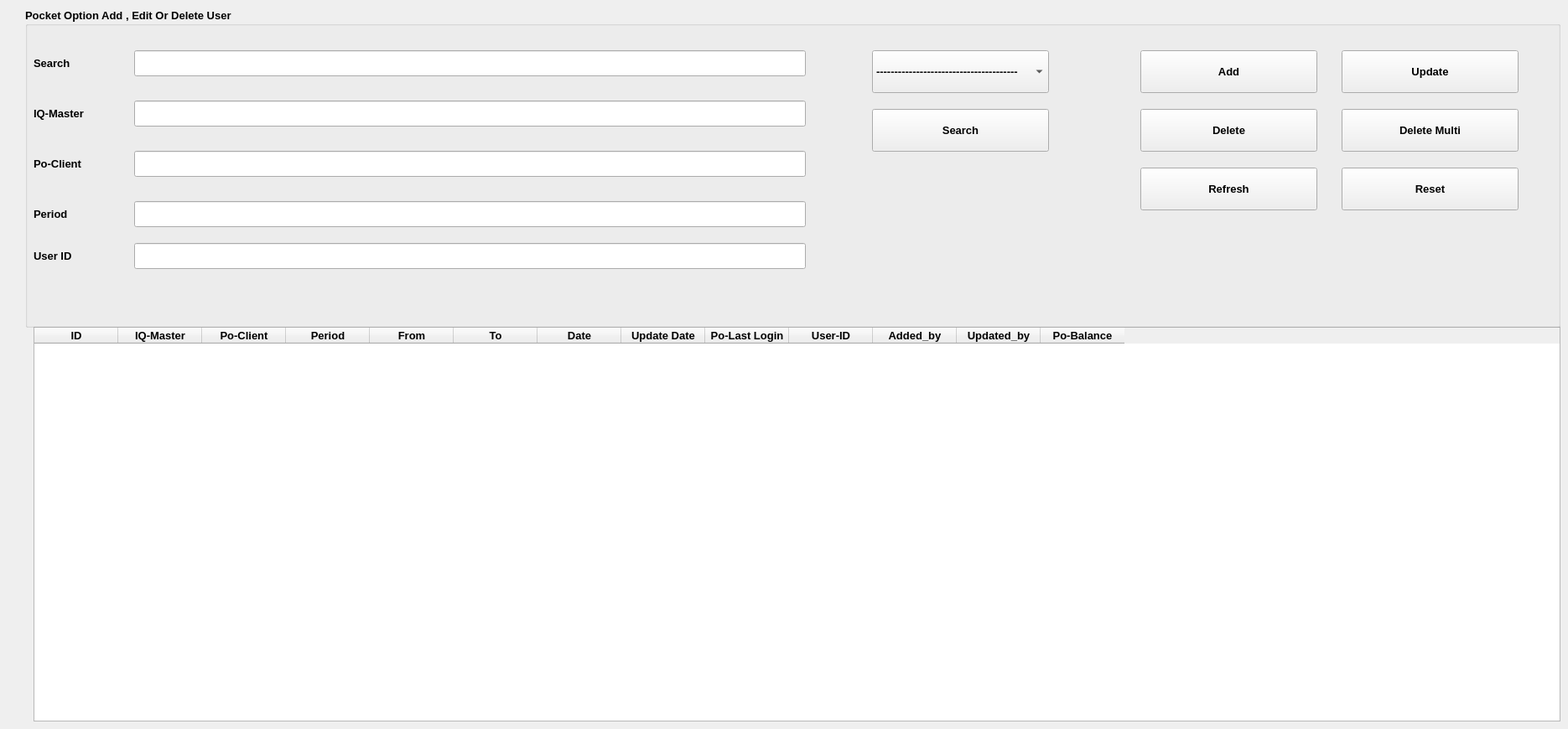
    <widget class="QWidget" name="tab_5">
     <attribute name="title">
      <string>Po to Qx</string>
     </attribute>
     <widget class="QTableWidget" name="tableWidget_11">
      <property name="geometry">
       <rect>
        <x>40</x>
        <y>390</y>
        <width>1821</width>
        <height>471</height>
       </rect>
      </property>
      <property name="font">
       <font>
        <pointsize>10</pointsize>
        <weight>75</weight>
        <bold>true</bold>
       </font>
      </property>
      <column>
       <property name="text">
        <string>ID</string>
       </property>
      </column>
      <column>
       <property name="text">
        <string>IQ-Master</string>
       </property>
      </column>
      <column>
       <property name="text">
        <string>Po-Client</string>
       </property>
      </column>
      <column>
       <property name="text">
        <string>Period</string>
       </property>
      </column>
      <column>
       <property name="text">
        <string>From</string>
       </property>
      </column>
      <column>
       <property name="text">
        <string>To</string>
       </property>
      </column>
      <column>
       <property name="text">
        <string>Date</string>
       </property>
      </column>
      <column>
       <property name="text">
        <string>Update Date</string>
       </property>
      </column>
      <column>
       <property name="text">
        <string>Po-Last Login</string>
       </property>
      </column>
      <column>
       <property name="text">
        <string>User-ID</string>
       </property>
      </column>
      <column>
       <property name="text">
        <string>Added_by</string>
       </property>
      </column>
      <column>
       <property name="text">
        <string>Updated_by</string>
       </property>
      </column>
      <column>
       <property name="text">
        <string>Po-Balance</string>
       </property>
      </column>
     </widget>
     <widget class="QGroupBox" name="groupBox_13">
      <property name="geometry">
       <rect>
        <x>30</x>
        <y>10</y>
        <width>1831</width>
        <height>381</height>
       </rect>
      </property>
      <property name="font">
       <font>
        <family>Segoe UI</family>
        <pointsize>10</pointsize>
        <weight>75</weight>
        <bold>true</bold>
       </font>
      </property>
      <property name="title">
       <string>Pocket Option Add , Edit Or Delete User</string>
      </property>
      <widget class="QLabel" name="label_74">
       <property name="geometry">
        <rect>
         <x>10</x>
         <y>170</y>
         <width>81</width>
         <height>31</height>
        </rect>
       </property>
       <property name="font">
        <font>
         <family>Segoe UI</family>
         <pointsize>10</pointsize>
        </font>
       </property>
       <property name="text">
        <string>Po-Client</string>
       </property>
      </widget>
      <widget class="QLineEdit" name="Master_6">
       <property name="geometry">
        <rect>
         <x>130</x>
         <y>110</y>
         <width>801</width>
         <height>31</height>
        </rect>
       </property>
       <property name="font">
        <font>
         <family>Segoe UI</family>
         <pointsize>10</pointsize>
        </font>
       </property>
      </widget>
      <widget class="QLabel" name="label_75">
       <property name="geometry">
        <rect>
         <x>10</x>
         <y>110</y>
         <width>81</width>
         <height>31</height>
        </rect>
       </property>
       <property name="font">
        <font>
         <family>Segoe UI</family>
         <pointsize>10</pointsize>
        </font>
       </property>
       <property name="text">
        <string>IQ-Master</string>
       </property>
      </widget>
      <widget class="QLineEdit" name="Client_6">
       <property name="geometry">
        <rect>
         <x>130</x>
         <y>170</y>
         <width>801</width>
         <height>31</height>
        </rect>
       </property>
       <property name="font">
        <font>
         <family>Segoe UI</family>
         <pointsize>10</pointsize>
        </font>
       </property>
      </widget>
      <widget class="QLineEdit" name="Search_6">
       <property name="geometry">
        <rect>
         <x>130</x>
         <y>50</y>
         <width>801</width>
         <height>31</height>
        </rect>
       </property>
       <property name="font">
        <font>
         <family>Segoe UI</family>
         <pointsize>10</pointsize>
        </font>
       </property>
      </widget>
      <widget class="QLabel" name="label_76">
       <property name="geometry">
        <rect>
         <x>10</x>
         <y>50</y>
         <width>51</width>
         <height>31</height>
        </rect>
       </property>
       <property name="font">
        <font>
         <family>Segoe UI</family>
         <pointsize>10</pointsize>
        </font>
       </property>
       <property name="text">
        <string>Search</string>
       </property>
      </widget>
      <widget class="QLineEdit" name="Period_6">
       <property name="geometry">
        <rect>
         <x>130</x>
         <y>230</y>
         <width>801</width>
         <height>31</height>
        </rect>
       </property>
       <property name="font">
        <font>
         <family>Segoe UI</family>
         <pointsize>10</pointsize>
        </font>
       </property>
      </widget>
      <widget class="QLabel" name="label_77">
       <property name="geometry">
        <rect>
         <x>10</x>
         <y>230</y>
         <width>51</width>
         <height>31</height>
        </rect>
       </property>
       <property name="font">
        <font>
         <family>Segoe UI</family>
         <pointsize>10</pointsize>
        </font>
       </property>
       <property name="text">
        <string>Period</string>
       </property>
      </widget>
      <widget class="QLabel" name="label_78">
       <property name="geometry">
        <rect>
         <x>10</x>
         <y>280</y>
         <width>61</width>
         <height>31</height>
        </rect>
       </property>
       <property name="font">
        <font>
         <family>Segoe UI</family>
         <pointsize>10</pointsize>
        </font>
       </property>
       <property name="text">
        <string>User ID</string>
       </property>
      </widget>
      <widget class="QLineEdit" name="user_id_4">
       <property name="geometry">
        <rect>
         <x>130</x>
         <y>280</y>
         <width>801</width>
         <height>31</height>
        </rect>
       </property>
       <property name="font">
        <font>
         <family>Segoe UI</family>
         <pointsize>10</pointsize>
        </font>
       </property>
      </widget>
     </widget>
     <widget class="QComboBox" name="Search_ComboBox_11">
      <property name="geometry">
       <rect>
        <x>1040</x>
        <y>60</y>
        <width>211</width>
        <height>51</height>
       </rect>
      </property>
      <property name="font">
       <font>
        <family>Segoe UI</family>
        <pointsize>10</pointsize>
        <weight>75</weight>
        <bold>true</bold>
       </font>
      </property>
      <item>
       <property name="text">
        <string>---------------------------------------</string>
       </property>
      </item>
      <item>
       <property name="text">
        <string>ID</string>
       </property>
      </item>
      <item>
       <property name="text">
        <string>Master &amp; Slave</string>
       </property>
      </item>
      <item>
       <property name="text">
        <string>Master</string>
       </property>
      </item>
      <item>
       <property name="text">
        <string>Slave</string>
       </property>
      </item>
     </widget>
     <widget class="QPushButton" name="Delete_Button_11">
      <property name="geometry">
       <rect>
        <x>1360</x>
        <y>130</y>
        <width>211</width>
        <height>51</height>
       </rect>
      </property>
      <property name="font">
       <font>
        <family>Segoe UI</family>
        <pointsize>10</pointsize>
        <weight>75</weight>
        <bold>true</bold>
       </font>
      </property>
      <property name="text">
       <string>Delete</string>
      </property>
      <property name="icon">
       <iconset resource="resource.qrc">
        <normaloff>:/ico/remove-user.png</normaloff>:/ico/remove-user.png</iconset>
      </property>
      <property name="iconSize">
       <size>
        <width>40</width>
        <height>40</height>
       </size>
      </property>
     </widget>
     <widget class="QPushButton" name="Search_Button_11">
      <property name="geometry">
       <rect>
        <x>1040</x>
        <y>130</y>
        <width>211</width>
        <height>51</height>
       </rect>
      </property>
      <property name="font">
       <font>
        <family>Segoe UI</family>
        <pointsize>10</pointsize>
        <weight>75</weight>
        <bold>true</bold>
       </font>
      </property>
      <property name="text">
       <string>Search</string>
      </property>
      <property name="icon">
       <iconset resource="resource.qrc">
        <normaloff>:/ico/search-user.png</normaloff>:/ico/search-user.png</iconset>
      </property>
      <property name="iconSize">
       <size>
        <width>35</width>
        <height>35</height>
       </size>
      </property>
     </widget>
     <widget class="QPushButton" name="Update_Button_11">
      <property name="geometry">
       <rect>
        <x>1600</x>
        <y>60</y>
        <width>211</width>
        <height>51</height>
       </rect>
      </property>
      <property name="font">
       <font>
        <family>Segoe UI</family>
        <pointsize>10</pointsize>
        <weight>75</weight>
        <bold>true</bold>
       </font>
      </property>
      <property name="text">
       <string>Update</string>
      </property>
      <property name="icon">
       <iconset resource="resource.qrc">
        <normaloff>:/ico/user_edit.png</normaloff>:/ico/user_edit.png</iconset>
      </property>
      <property name="iconSize">
       <size>
        <width>40</width>
        <height>40</height>
       </size>
      </property>
     </widget>
     <widget class="QPushButton" name="Add_Button_11">
      <property name="geometry">
       <rect>
        <x>1360</x>
        <y>60</y>
        <width>211</width>
        <height>51</height>
       </rect>
      </property>
      <property name="font">
       <font>
        <family>Segoe UI</family>
        <pointsize>10</pointsize>
        <weight>75</weight>
        <bold>true</bold>
       </font>
      </property>
      <property name="text">
       <string>Add</string>
      </property>
      <property name="icon">
       <iconset resource="resource.qrc">
        <normaloff>:/ico/images-removebg-preview.png</normaloff>:/ico/images-removebg-preview.png</iconset>
      </property>
      <property name="iconSize">
       <size>
        <width>40</width>
        <height>40</height>
       </size>
      </property>
     </widget>
     <widget class="QPushButton" name="Rest_Button_11">
      <property name="geometry">
       <rect>
        <x>1600</x>
        <y>200</y>
        <width>211</width>
        <height>51</height>
       </rect>
      </property>
      <property name="font">
       <font>
        <family>Segoe UI</family>
        <pointsize>10</pointsize>
        <weight>75</weight>
        <bold>true</bold>
       </font>
      </property>
      <property name="text">
       <string>Reset</string>
      </property>
      <property name="icon">
       <iconset resource="resource.qrc">
        <normaloff>:/ico/reset.png</normaloff>:/ico/reset.png</iconset>
      </property>
      <property name="iconSize">
       <size>
        <width>35</width>
        <height>35</height>
       </size>
      </property>
     </widget>
     <widget class="QPushButton" name="Delete_Multi_Button_11">
      <property name="geometry">
       <rect>
        <x>1600</x>
        <y>130</y>
        <width>211</width>
        <height>51</height>
       </rect>
      </property>
      <property name="font">
       <font>
        <family>Segoe UI</family>
        <pointsize>10</pointsize>
        <weight>75</weight>
        <bold>true</bold>
       </font>
      </property>
      <property name="text">
       <string>Delete Multi</string>
      </property>
      <property name="icon">
       <iconset resource="resource.qrc">
        <normaloff>:/ico/remove-user.png</normaloff>:/ico/remove-user.png</iconset>
      </property>
      <property name="iconSize">
       <size>
        <width>40</width>
        <height>40</height>
       </size>
      </property>
     </widget>
     <widget class="QPushButton" name="Refresh_Button_11">
      <property name="geometry">
       <rect>
        <x>1360</x>
        <y>200</y>
        <width>211</width>
        <height>51</height>
       </rect>
      </property>
      <property name="font">
       <font>
        <family>Segoe UI</family>
        <pointsize>10</pointsize>
        <weight>75</weight>
        <bold>true</bold>
       </font>
      </property>
      <property name="text">
       <string>Refresh</string>
      </property>
      <property name="icon">
       <iconset resource="resource.qrc">
        <normaloff>:/ico/refresh.png</normaloff>:/ico/refresh.png</iconset>
      </property>
      <property name="iconSize">
       <size>
        <width>35</width>
        <height>35</height>
       </size>
      </property>
     </widget>
    </widget>
